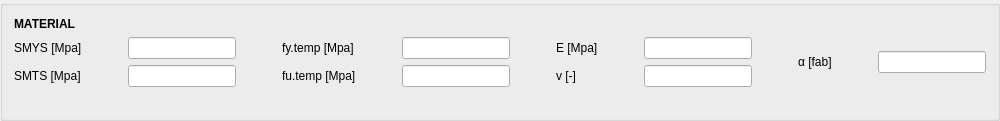
          <widget class="QGroupBox" name="materialBox">
           <property name="title">
            <string/>
           </property>
           <property name="flat">
            <bool>true</bool>
           </property>
           <layout class="QGridLayout" name="gridLayout_4">
            <item row="2" column="0">
             <spacer name="horizontalSpacer_4">
              <property name="orientation">
               <enum>Qt::Horizontal</enum>
              </property>
              <property name="sizeHint" stdset="0">
               <size>
                <width>757</width>
                <height>20</height>
               </size>
              </property>
             </spacer>
            </item>
            <item row="1" column="0">
             <layout class="QHBoxLayout" name="horizontalLayout_15">
              <item>
               <layout class="QVBoxLayout" name="verticalLayout_2">
                <item>
                 <layout class="QHBoxLayout" name="horizontalLayout_11">
                  <item>
                   <widget class="QLabel" name="SMYS_label">
                    <property name="styleSheet">
                     <string notr="true">selection-background-color: rgb(32, 47, 255);</string>
                    </property>
                    <property name="text">
                     <string>SMYS [Mpa]</string>
                    </property>
                   </widget>
                  </item>
                  <item>
                   <spacer name="horizontalSpacer_40">
                    <property name="orientation">
                     <enum>Qt::Horizontal</enum>
                    </property>
                    <property name="sizeHint" stdset="0">
                     <size>
                      <width>40</width>
                      <height>20</height>
                     </size>
                    </property>
                   </spacer>
                  </item>
                  <item>
                   <widget class="QLineEdit" name="SMYS_lineEdit"/>
                  </item>
                 </layout>
                </item>
                <item>
                 <layout class="QHBoxLayout" name="horizontalLayout_16">
                  <item>
                   <widget class="QLabel" name="SMTS_label">
                    <property name="styleSheet">
                     <string notr="true">selection-background-color: rgb(32, 47, 255);</string>
                    </property>
                    <property name="text">
                     <string>SMTS [Mpa]</string>
                    </property>
                   </widget>
                  </item>
                  <item>
                   <spacer name="horizontalSpacer_41">
                    <property name="orientation">
                     <enum>Qt::Horizontal</enum>
                    </property>
                    <property name="sizeHint" stdset="0">
                     <size>
                      <width>40</width>
                      <height>20</height>
                     </size>
                    </property>
                   </spacer>
                  </item>
                  <item>
                   <widget class="QLineEdit" name="SMTS_lineEdit"/>
                  </item>
                 </layout>
                </item>
               </layout>
              </item>
              <item>
               <spacer name="horizontalSpacer_17">
                <property name="orientation">
                 <enum>Qt::Horizontal</enum>
                </property>
                <property name="sizeHint" stdset="0">
                 <size>
                  <width>40</width>
                  <height>20</height>
                 </size>
                </property>
               </spacer>
              </item>
              <item>
               <layout class="QVBoxLayout" name="verticalLayout_3">
                <item>
                 <layout class="QHBoxLayout" name="horizontalLayout_10">
                  <item>
                   <widget class="QLabel" name="fytemp_label">
                    <property name="styleSheet">
                     <string notr="true">selection-background-color: rgb(32, 47, 255);</string>
                    </property>
                    <property name="text">
                     <string>fy.temp [Mpa]</string>
                    </property>
                   </widget>
                  </item>
                  <item>
                   <spacer name="horizontalSpacer_42">
                    <property name="orientation">
                     <enum>Qt::Horizontal</enum>
                    </property>
                    <property name="sizeHint" stdset="0">
                     <size>
                      <width>40</width>
                      <height>20</height>
                     </size>
                    </property>
                   </spacer>
                  </item>
                  <item>
                   <widget class="QLineEdit" name="fytemp_lineEdit"/>
                  </item>
                 </layout>
                </item>
                <item>
                 <layout class="QHBoxLayout" name="horizontalLayout_17">
                  <item>
                   <widget class="QLabel" name="futemp_label">
                    <property name="styleSheet">
                     <string notr="true">selection-background-color: rgb(32, 47, 255);</string>
                    </property>
                    <property name="text">
                     <string>fu.temp [Mpa]</string>
                    </property>
                   </widget>
                  </item>
                  <item>
                   <spacer name="horizontalSpacer_43">
                    <property name="orientation">
                     <enum>Qt::Horizontal</enum>
                    </property>
                    <property name="sizeHint" stdset="0">
                     <size>
                      <width>40</width>
                      <height>20</height>
                     </size>
                    </property>
                   </spacer>
                  </item>
                  <item>
                   <widget class="QLineEdit" name="futemp_lineEdit"/>
                  </item>
                 </layout>
                </item>
               </layout>
              </item>
              <item>
               <spacer name="horizontalSpacer_18">
                <property name="orientation">
                 <enum>Qt::Horizontal</enum>
                </property>
                <property name="sizeHint" stdset="0">
                 <size>
                  <width>40</width>
                  <height>20</height>
                 </size>
                </property>
               </spacer>
              </item>
              <item>
               <layout class="QVBoxLayout" name="verticalLayout_4">
                <item>
                 <layout class="QHBoxLayout" name="horizontalLayout_12">
                  <item>
                   <widget class="QLabel" name="E_label">
                    <property name="styleSheet">
                     <string notr="true">selection-background-color: rgb(32, 47, 255);</string>
                    </property>
                    <property name="text">
                     <string>E [Mpa]</string>
                    </property>
                   </widget>
                  </item>
                  <item>
                   <spacer name="horizontalSpacer_44">
                    <property name="orientation">
                     <enum>Qt::Horizontal</enum>
                    </property>
                    <property name="sizeHint" stdset="0">
                     <size>
                      <width>40</width>
                      <height>20</height>
                     </size>
                    </property>
                   </spacer>
                  </item>
                  <item>
                   <widget class="QLineEdit" name="E_lineEdit"/>
                  </item>
                 </layout>
                </item>
                <item>
                 <layout class="QHBoxLayout" name="horizontalLayout_13">
                  <item>
                   <widget class="QLabel" name="v_label">
                    <property name="styleSheet">
                     <string notr="true">selection-background-color: rgb(32, 47, 255);</string>
                    </property>
                    <property name="text">
                     <string>v [-]    </string>
                    </property>
                   </widget>
                  </item>
                  <item>
                   <spacer name="horizontalSpacer_45">
                    <property name="orientation">
                     <enum>Qt::Horizontal</enum>
                    </property>
                    <property name="sizeHint" stdset="0">
                     <size>
                      <width>40</width>
                      <height>20</height>
                     </size>
                    </property>
                   </spacer>
                  </item>
                  <item>
                   <widget class="QLineEdit" name="v_lineEdit"/>
                  </item>
                 </layout>
                </item>
               </layout>
              </item>
              <item>
               <spacer name="horizontalSpacer_19">
                <property name="orientation">
                 <enum>Qt::Horizontal</enum>
                </property>
                <property name="sizeHint" stdset="0">
                 <size>
                  <width>40</width>
                  <height>20</height>
                 </size>
                </property>
               </spacer>
              </item>
              <item>
               <layout class="QHBoxLayout" name="horizontalLayout_14">
                <item>
                 <widget class="QLabel" name="alphaFab_label">
                  <property name="styleSheet">
                   <string notr="true">selection-background-color: rgb(32, 47, 255);</string>
                  </property>
                  <property name="text">
                   <string>α [fab]</string>
                  </property>
                 </widget>
                </item>
                <item>
                 <spacer name="horizontalSpacer_46">
                  <property name="orientation">
                   <enum>Qt::Horizontal</enum>
                  </property>
                  <property name="sizeHint" stdset="0">
                   <size>
                    <width>40</width>
                    <height>20</height>
                   </size>
                  </property>
                 </spacer>
                </item>
                <item>
                 <widget class="QLineEdit" name="alphaFab_lineEdit"/>
                </item>
               </layout>
              </item>
             </layout>
            </item>
            <item row="0" column="0">
             <widget class="QLabel" name="label_4">
              <property name="font">
               <font>
                <weight>75</weight>
                <bold>true</bold>
               </font>
              </property>
              <property name="text">
               <string>MATERIAL</string>
              </property>
             </widget>
            </item>
           </layout>
          </widget>
